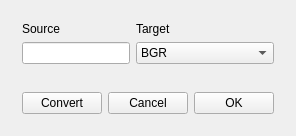
<?xml version="1.0" encoding="UTF-8"?>
<ui version="4.0">
 <class>CVActionCvtColorView</class>
 <widget class="CVActionView" name="CVActionCvtColorView">
  <property name="geometry">
   <rect>
    <x>0</x>
    <y>0</y>
    <width>273</width>
    <height>122</height>
   </rect>
  </property>
  <property name="windowTitle">
   <string>Convert colorspace</string>
  </property>
  <layout class="QVBoxLayout" name="verticalLayout">
   <item>
    <widget class="QWidget" name="widget_2" native="true">
     <layout class="QFormLayout" name="formLayout">
      <item row="0" column="0">
       <widget class="QLabel" name="label">
        <property name="text">
         <string>Source</string>
        </property>
       </widget>
      </item>
      <item row="0" column="1">
       <widget class="QLabel" name="label_2">
        <property name="text">
         <string>Target</string>
        </property>
       </widget>
      </item>
      <item row="1" column="1">
       <widget class="QComboBox" name="targetComboBox">
        <item>
         <property name="text">
          <string>BGR</string>
         </property>
        </item>
        <item>
         <property name="text">
          <string>BGRA</string>
         </property>
        </item>
        <item>
         <property name="text">
          <string>Grayscale</string>
         </property>
        </item>
       </widget>
      </item>
      <item row="1" column="0">
       <widget class="QLineEdit" name="sourceLineEdit"/>
      </item>
     </layout>
    </widget>
   </item>
   <item>
    <widget class="QWidget" name="widget" native="true">
     <property name="maximumSize">
      <size>
       <width>300</width>
       <height>16777215</height>
      </size>
     </property>
     <property name="layoutDirection">
      <enum>Qt::RightToLeft</enum>
     </property>
     <layout class="QHBoxLayout" name="horizontalLayout">
      <item>
       <widget class="QPushButton" name="okButton">
        <property name="maximumSize">
         <size>
          <width>100</width>
          <height>16777215</height>
         </size>
        </property>
        <property name="text">
         <string>OK</string>
        </property>
       </widget>
      </item>
      <item>
       <widget class="QPushButton" name="cancelButton">
        <property name="maximumSize">
         <size>
          <width>100</width>
          <height>16777215</height>
         </size>
        </property>
        <property name="text">
         <string>Cancel</string>
        </property>
       </widget>
      </item>
      <item>
       <widget class="QPushButton" name="updateButton">
        <property name="maximumSize">
         <size>
          <width>100</width>
          <height>16777215</height>
         </size>
        </property>
        <property name="text">
         <string>Convert</string>
        </property>
       </widget>
      </item>
     </layout>
    </widget>
   </item>
  </layout>
 </widget>
 <layoutdefault spacing="6" margin="11"/>
 <customwidgets>
  <customwidget>
   <class>CVActionView</class>
   <extends>QWidget</extends>
   <header>cvactionview.h</header>
   <container>1</container>
  </customwidget>
 </customwidgets>
 <resources/>
 <connections/>
</ui>
